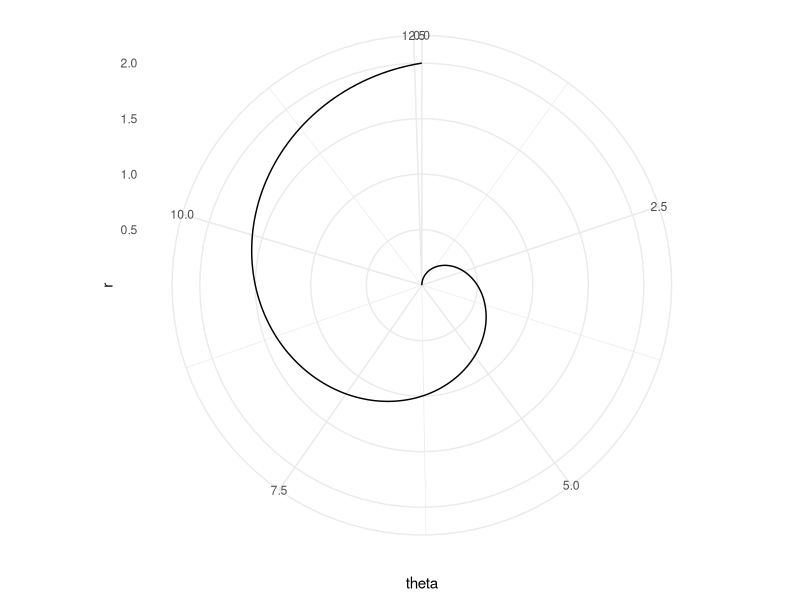

The R source for this figure:
## ---- chunk 1
library(ggplot2)

# generate data
r <- seq(0, 2, by = 0.01)
theta <- 2*pi*r
df <- data.frame(theta, r)

# ggplot returns an object
ggplot(df, aes(x = theta, y = r)) +
  geom_path() +
  scale_y_continuous(breaks = c(0.5, 1, 1.5, 2)) +
  coord_polar() +
  theme_minimal()


